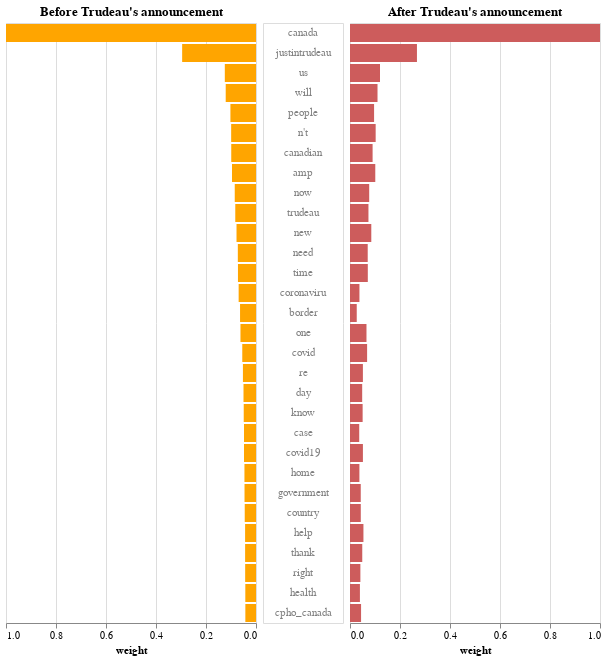

This figure's notebook cell:
### Code cell
#plot
base = alt.Chart(df_w[:30]).properties(width=250)
my_order = df_w.word.to_list()

left = base.encode(
    y=alt.Y('word', axis=None, sort=my_order),
    x=alt.X('w_before', title='weight',
    scale=alt.Scale(reverse=True)),
    tooltip=['word', 'w_before']
).mark_bar(color='orange').properties(title="Before Trudeau's announcement")

middle = base.encode(
    y=alt.Y('word', axis=None, sort=my_order),
    text=alt.Text('word'),
).mark_text(color='grey').properties(width=80)

right = base.encode(
    y=alt.Y('word:O', axis=None, sort=my_order),
    x=alt.X('w_after', title='weight'),
    tooltip=['word', 'w_after']
).mark_bar(color='indianred').properties(title="After Trudeau's announcement")

alt.concat(left, middle, right, spacing=5)

### Figure 1 — Vega-Lite specification as saved in the notebook (floating-point values rounded to 4 significant figures; data arrays with more than 128 entries replaced by an {"elided": "..."} marker saying what was removed)
{"$schema": "https://vega.github.io/schema/vega-lite/v4.8.1.json", "concat": [{"encoding": {"tooltip": [{"field": "word", "type": "nominal"}, {"field": "w_before", "type": "quantitative"}], "x": {"field": "w_before", "scale": {"reverse": true}, "title": "weight", "type": "quantitative"}, "y": {"axis": null, "field": "word", "sort": {"elided": "357 str values"}, "type": "nominal"}}, "mark": {"color": "orange", "type": "bar"}, "title": "Before Trudeau's announcement", "width": 250}, {"encoding": {"text": {"field": "word", "type": "nominal"}, "y": {"axis": null, "field": "word", "sort": {"elided": "357 str values"}, "type": "nominal"}}, "mark": {"color": "grey", "type": "text"}, "width": 80}, {"encoding": {"tooltip": [{"field": "word", "type": "nominal"}, {"field": "w_after", "type": "quantitative"}], "x": {"field": "w_after", "title": "weight", "type": "quantitative"}, "y": {"axis": null, "field": "word", "sort": {"elided": "357 str values"}, "type": "ordinal"}}, "mark": {"color": "indianred", "type": "bar"}, "title": "After Trudeau's announcement", "width": 250}], "config": {"view": {"continuousHeight": 300, "continuousWidth": 400}}, "data": {"name": "data-eaaf574cc8dcb9be2f06fede4a23cb01"}, "datasets": {"data-eaaf574cc8dcb9be2f06fede4a23cb01": [{"w_after": 1, "w_before": 1, "word": "canada"}, {"w_after": 0.2678, "w_before": 0.2954, "word": "justintrudeau"}, {"w_after": 0.1199, "w_before": 0.1248, "word": "us"}, {"w_after": 0.1101, "w_before": 0.1212, "word": "will"}, {"w_after": 0.09632, "w_before": 0.1023, "word": "people"}, {"w_after": 0.1027, "w_before": 0.09939, "word": "n't"}, {"w_after": 0.09039, "w_before": 0.09903, "word": "canadian"}, {"w_after": 0.1011, "w_before": 0.09603, "word": "amp"}, {"w_after": 0.07681, "w_before": 0.08502, "word": "now"}, {"w_after": 0.07382, "w_before": 0.08291, "word": "trudeau"}, {"w_after": 0.08519, "w_before": 0.07794, "word": "new"}, {"w_after": 0.07089, "w_before": 0.07271, "word": "need"}, {"w_after": 0.07124, "w_before": 0.07219, "word": "time"}, {"w_after": 0.03775, "w_before": 0.06943, "word": "coronaviru"}, {"w_after": 0.02697, "w_before": 0.06381, "word": "border"}, {"w_after": 0.06593, "w_before": 0.06215, "word": "one"}, {"w_after": 0.06842, "w_before": 0.05493, "word": "covid"}, {"w_after": 0.0516, "w_before": 0.05232, "word": "re"}, {"w_after": 0.04875, "w_before": 0.05, "word": "day"}, {"w_after": 0.05051, "w_before": 0.04911, "word": "know"}, {"w_after": 0.03691, "w_before": 0.04803, "word": "case"}, {"w_after": 0.05164, "w_before": 0.04797, "word": "covid19"}, {"w_after": 0.03762, "w_before": 0.04624, "word": "home"}, {"w_after": 0.04298, "w_before": 0.04592, "word": "government"}, {"w_after": 0.04315, "w_before": 0.04507, "word": "country"}, {"w_after": 0.05373, "w_before": 0.04365, "word": "help"}, {"w_after": 0.04903, "w_before": 0.04357, "word": "thank"}, {"w_after": 0.04153, "w_before": 0.04336, "word": "right"}, {"w_after": 0.03965, "w_before": 0.04277, "word": "health"}, {"w_after": 0.04427, "w_before": 0.0426, "word": "cpho_canada"}]}, "spacing": 5}
